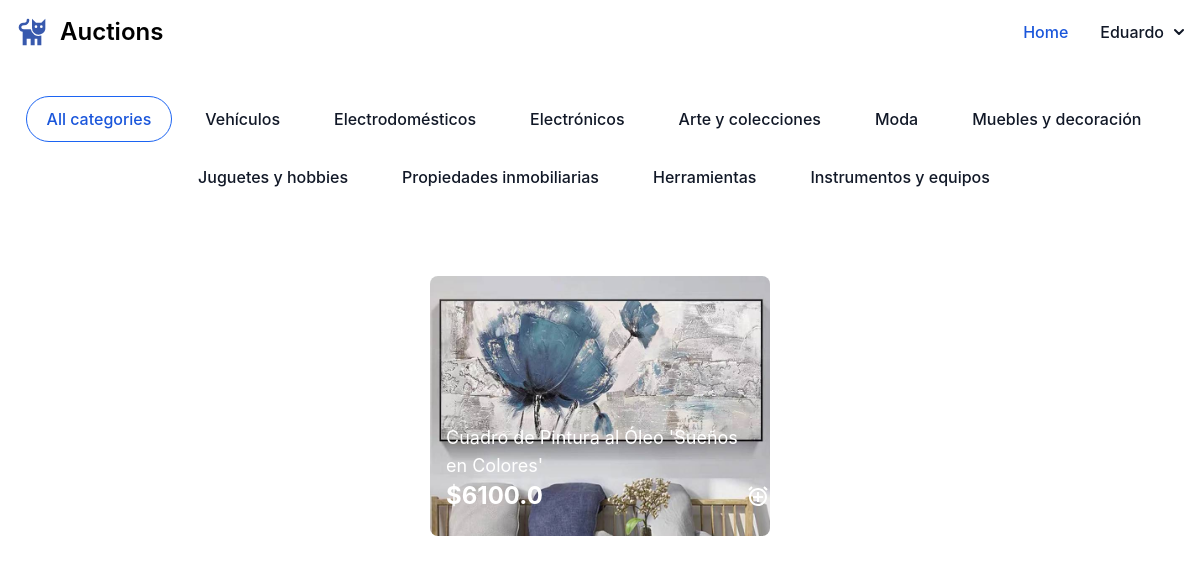
The page / (signed in) on the database its author committed.
### auctions/models.py (models this page shows, shortened)
class User(AbstractUser):
    pass

class Category(models.Model):
    category = models.CharField(max_length=30)

class Listing(models.Model):
    title = models.CharField(max_length=60)
    active = models.BooleanField(default=True)
    created_date = models.DateTimeField(default=timezone.now())
    description = models.CharField(null=True, max_length=300)
    startingBid = models.FloatField()
    currentBid = models.FloatField(blank=True,null=True)
    category = models.ForeignKey(Category, on_delete=models.CASCADE ,related_name="similar_listings")
    creator = models.ForeignKey(User, on_delete=models.PROTECT, related_name="all_creators_listings")
    watchers = models.ManyToManyField(User, blank=True, related_name="watched_listings")
    buyer = models.ForeignKey(User, null=True, on_delete=models.PROTECT)

class Picture(models.Model):
    listing = models.ForeignKey(Listing, on_delete=models.CASCADE, related_name="get_pictures")
    picture = models.ImageField(upload_to="static\\auctions\\images")
    alt_text = models.CharField(max_length=140)

### auctions/views.py (the view)
# urls.py: path("", views.index, name="index"),
def index(request):
    category_id = request.GET.get("category", None)
    if category_id is None:
        listings = Listing.objects.filter(active=True)
    else:
        listings = Listing.objects.filter(active=True, category=category_id)
    categories = Category.objects.all()
    for listing in listings:
        listing.mainPicture = listing.get_pictures.first()
        if request.user in listing.watchers.all():
            listing.is_watched = True
        else:
            listing.is_watched = False
    return render(request, "auctions/index.html", {
        "listings": listings,
        "categories": categories,
        "page_title": "Active Listings"
    })

### auctions/templates/auctions/index.html (shortened to what this page needs)
{% extends "auctions/layout.html" %}
{% block body %}
<div class="flex items-center justify-center py-4 md:py-8 flex-wrap">
    <a href="{% url 'index' %}">
        <button type="button" class="text-blue-700 hover:text-white border border-blue-600 bg-white hover:bg-blue-700 focus:ring-4 focus:outline-none focus:ring-blue-300 rounded-full text-base font-medium px-5 py-2.5 text-center me-3 mb-3 dark:border-blue-500 dark:text-blue-500 dark:hover:text-white dark:hover:bg-blue-500 dark:bg-gray-900 dark:focus:ring-blue-800">All categories</button>
    </a>
    {% for category in categories %}
    <a href="{% url 'index' %}?category={{category.id}}">
        <button type="button" class="text-gray-900 border border-white hover:border-gray-200 dark:border-gray-900 dark:bg-gray-900 dark:hover:border-gray-700 bg-white focus:ring-4 focus:outline-none focus:ring-gray-300 rounded-full text-base font-medium px-5 py-2.5 text-center me-3 mb-3 dark:text-white dark:focus:ring-gray-800">{{ category.category}}</button>
    </a>
    {% endfor %}
</div>
<div class="flex items-center justify-center py-4 md:py-8 flex-wrap gap-3">
    {% for listing in listings %}
    <figure class="relative max-w-sm max-h-sm ">
        <a href="{% url 'listing' listing.id %}">
            <img class="rounded-lg w-full h-full object-cover" style="height: 260px; width: 340px;" src="../../../{{ listing.mainPicture.picture }}" alt="image description">
        </a>
        <figcaption class="absolute px-4 text-lg text-white bottom-6 w-full">
            <p>{{ listing.title }}</p>
            <span class="text-2xl font-bold text-black-600 dark:text-white">
                {%if listing.currentBid %}
                    ${{ listing.currentBid }}
                {% else %}
                    ${{ listing.startingBid }}
                {% endif %}
            </span>
            <a href="{% url 'change_watchlist' listing.id 'activeListings' %}" class="absolute right-0 bottom-1">
            </a>
        </figcaption>
    </figure>
    {% endfor %}
</div>
{% endblock %}

### auctions/templates/auctions/layout.html (shortened to what this page needs)
{% load static %}
<!DOCTYPE html>
<html lang="en">
    <head>
        <link href="https://cdnjs.cloudflare.com/ajax/libs/flowbite/2.2.1/flowbite.min.css" rel="stylesheet" />
        <link rel="stylesheet" href="https://unpkg.com/dropzone@5/dist/min/dropzone.min.css" type="text/css" />
        <link rel="stylesheet" href="../../static/auctions/styles.css">
      </head>
<body>
<nav class="bg-white border-gray-200 dark:bg-gray-900 dark:border-gray-700">
  <div class="max-w-screen-xl flex flex-wrap items-center justify-between mx-auto p-4">
    <a href="#" class="flex items-center space-x-3 rtl:space-x-reverse">
      <span class="self-center text-2xl font-semibold whitespace-nowrap dark:text-white">Auctions</span>
    </a>
    <div class="hidden w-full md:block md:w-auto" id="navbar-dropdown">
      <ul class="flex flex-col font-medium p-4 md:p-0 mt-4 border border-gray-100 rounded-lg bg-gray-50 md:space-x-8 rtl:space-x-reverse md:flex-row md:mt-0 md:border-0 md:bg-white dark:bg-gray-800 md:dark:bg-gray-900 dark:border-gray-700">
        <li>
          <a href="{% url 'index' %}" class="block py-2 px-3 text-white bg-blue-700 rounded md:bg-transparent md:text-blue-700 md:p-0 md:dark:text-blue-500 dark:bg-blue-600 md:dark:bg-transparent" aria-current="page">Home</a>
        </li>
        {% if user.is_authenticated %}
        <li>
            <button id="dropdownNavbarLink" data-dropdown-toggle="dropdownNavbar" class="flex items-center justify-between w-full py-2 px-3 text-gray-900 rounded hover:bg-gray-100 md:hover:bg-transparent md:border-0 md:hover:text-blue-700 md:p-0 md:w-auto dark:text-white md:dark:hover:text-blue-500 dark:focus:text-white dark:border-gray-700 dark:hover:bg-gray-700 md:dark:hover:bg-transparent">{{ user.username }}
              <svg class="w-2.5 h-2.5 ms-2.5" aria-hidden="true" xmlns="http://www.w3.org/2000/svg" fill="none" viewBox="0 0 10 6">
    <path stroke="currentColor" stroke-linecap="round" stroke-linejoin="round" stroke-width="2" d="m1 1 4 4 4-4"/>
  </svg></button>
        </li>
        {% endif %}
      </ul>
    </div>
  </div>
</nav>
  {% block body %}
  {% endblock %}
  </body>
</html>
<!DOCTYPE html>
<html lang="en">
<head>
</head>
<body>
</body>
</html>

### rows shown on the page
User: username "Eduardo"
Category: category "Vehículos"
Category: category "Electrodomésticos"
Category: category "Electrónicos"
Category: category "Arte y colecciones"
Category: category "Moda"
Category: category "Muebles y decoración"
Category: category "Juguetes y hobbies"
Category: category "Propiedades inmobiliarias"
Category: category "Herramientas"
Category: category "Instrumentos y equipos"
Listing: mainPicture.picture (picture), title "Cuadro de Pintura al Óleo 'Sueños en Colores'", currentBid "6100.0"
